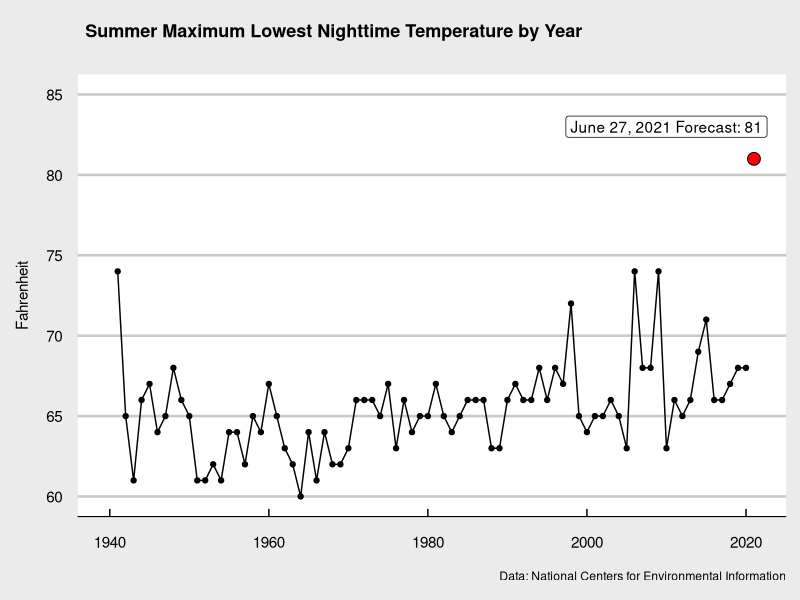

R code for this plot:
# Author: Sabi Horvat, July 2021
# github: www.github.com/wpbsabi
# twitter: @tourofdata 
# topic: record-breaking pacific northwest heat wave 

library(tidyverse)
library(lubridate)
library(ggthemes)
library(ggtext)

### Data Exploration and Visualization

csv_data <- read_csv('min_temp.csv')
str(csv_data)

# Check for the number of weather stations
unique(csv_data$NAME)

# Check the date range for the station
csv_data %>% 
  filter(NAME == 'PORTLAND INTERNATIONAL AIRPORT, OR US') %>%
  select(NAME, DATE) %>%
  group_by(NAME) %>%
  summarise('min_date' = min(DATE), 'max_date' = max(DATE))

# Filter on the "summer" months 
summer_data <- csv_data %>%
  filter(month(DATE) > 5 & month(DATE) < 10) %>%
  mutate(month = month(DATE)) %>%
  mutate(year = year(DATE))

# Plot highest nighttime temperatures in the summer by year
max_min_by_year <- summer_data %>%
  group_by(year) %>%
  summarise(max_min = max(TMIN))

max_min_2021_forecast <- data.frame('year' = 2021, 'max_min' = 81)

ggplot() +
  geom_line(data=max_min_by_year, mapping=aes(x=year, y=max_min)) +
  geom_point(data=max_min_by_year, mapping=aes(x=year, y=max_min)) +
  geom_point(data=max_min_2021_forecast, mapping=aes(x=year, y=max_min),
             fill='red', shape=21, size=4, color='black') +
  geom_label(aes(x=2010, y=83, label='June 27, 2021 Forecast: 81')) + 
  theme_economist_white() + 
  theme(plot.title.position = "panel"
         ,plot.title = element_textbox_simple(
           size = 13,
           lineheight = 1,
           padding = margin(5.5, 5.5, 5.5, 5.5),
           margin = margin(0, 0, 5.5, 0))
         ,panel.grid.minor = element_blank()
         ,legend.title = element_blank()) +
  coord_cartesian(xlim=c(1940, 2021), ylim=c(60, 85)) + 
  ggtitle("<b>Summer Maximum Lowest Nighttime Temperature by Year</b><br><span style = 'font-size:14pt'>") +
  labs(caption = "Data: National Centers for Environmental Information") +
  xlab('') +
  ylab('Fahrenheit\n')

